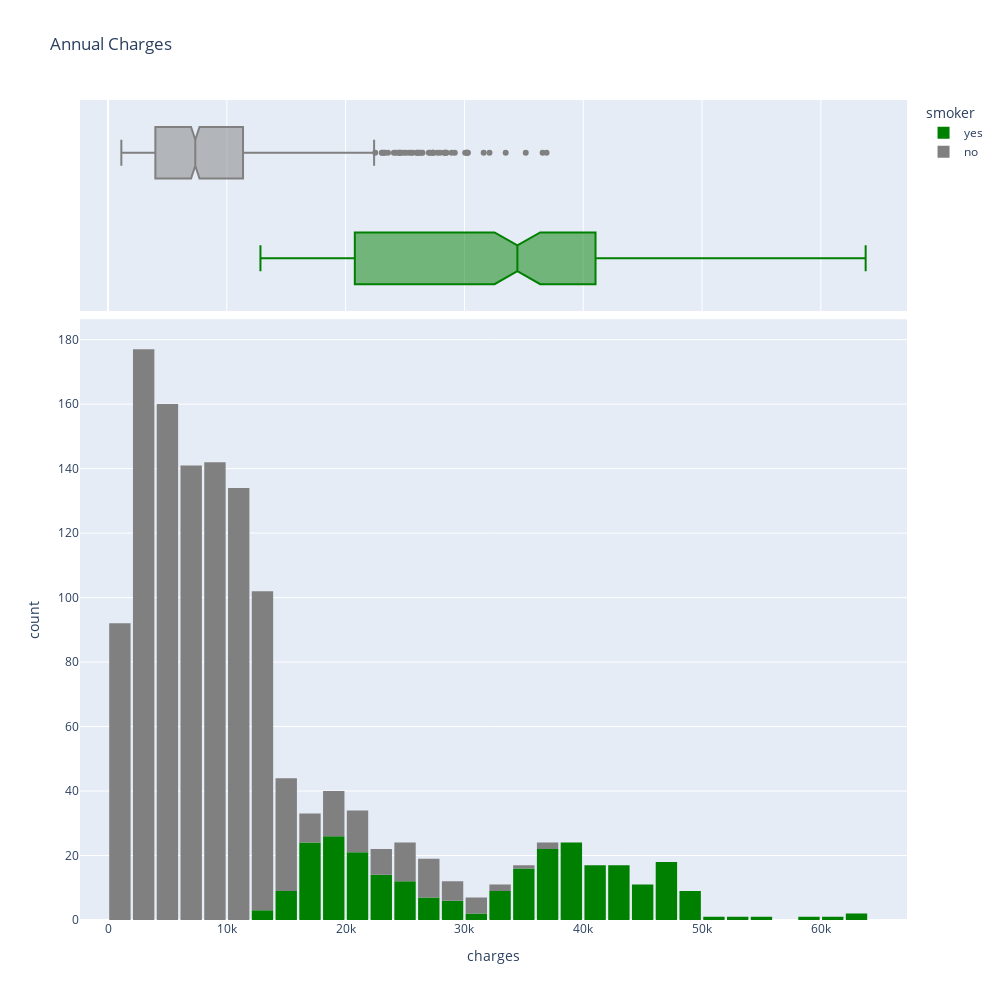

The cell this chart's notebook holds for it:
### Code cell
fig = px.histogram(medical_df,
                    x = 'charges',
                    marginal = 'box',
                    color = 'smoker',
                    color_discrete_sequence=['green', 'grey'],
                    title = 'Annual Charges',
                    width=1000, height=1000)
fig.update_layout(bargap = 0.1)
fig.show()

### Figure 1 — Plotly figure (JSON) as saved in the notebook; plotly's stock layout.template omitted (floating-point values rounded to 4 significant figures; data arrays with more than 128 entries replaced by an {"elided": "..."} marker saying what was removed)
{"data": [{"alignmentgroup": "True", "bingroup": "x", "hovertemplate": "smoker=yes<br>charges=%{x}<br>count=%{y}<extra></extra>", "legendgroup": "yes", "marker": {"color": "green", "pattern": {"shape": ""}}, "name": "yes", "offsetgroup": "yes", "orientation": "v", "showlegend": true, "type": "histogram", "x": {"elided": "274 float values"}, "xaxis": "x", "yaxis": "y"}, {"alignmentgroup": "True", "hovertemplate": "smoker=yes<br>charges=%{x}<extra></extra>", "legendgroup": "yes", "marker": {"color": "green"}, "name": "yes", "notched": true, "offsetgroup": "yes", "showlegend": false, "type": "box", "x": {"elided": "274 float values"}, "xaxis": "x2", "yaxis": "y2"}, {"alignmentgroup": "True", "bingroup": "x", "hovertemplate": "smoker=no<br>charges=%{x}<br>count=%{y}<extra></extra>", "legendgroup": "no", "marker": {"color": "grey", "pattern": {"shape": ""}}, "name": "no", "offsetgroup": "no", "orientation": "v", "showlegend": true, "type": "histogram", "x": {"elided": "1064 float values"}, "xaxis": "x", "yaxis": "y"}, {"alignmentgroup": "True", "hovertemplate": "smoker=no<br>charges=%{x}<extra></extra>", "legendgroup": "no", "marker": {"color": "grey"}, "name": "no", "notched": true, "offsetgroup": "no", "showlegend": false, "type": "box", "x": {"elided": "1064 float values"}, "xaxis": "x2", "yaxis": "y2"}], "layout": {"bargap": 0.1, "barmode": "relative", "height": 1000, "legend": {"title": {"text": "smoker"}, "tracegroupgap": 0}, "title": {"text": "Annual Charges"}, "width": 1000, "xaxis": {"anchor": "y", "autorange": true, "domain": [0, 1], "range": [-2359.0, 67250.0], "title": {"text": "charges"}, "type": "linear"}, "xaxis2": {"anchor": "y2", "autorange": true, "domain": [0, 1], "matches": "x", "range": [-2359.0, 67250.0], "showgrid": true, "showticklabels": false, "type": "linear"}, "yaxis": {"anchor": "x", "autorange": true, "domain": [0, 0.7326], "range": [0, 186.3], "title": {"text": "count"}}, "yaxis2": {"anchor": "x2", "autorange": true, "domain": [0.7426, 1], "matches": "y2", "range": [-0.5, 1.5], "showgrid": false, "showline": false, "showticklabels": false, "ticks": "", "type": "category"}}}
